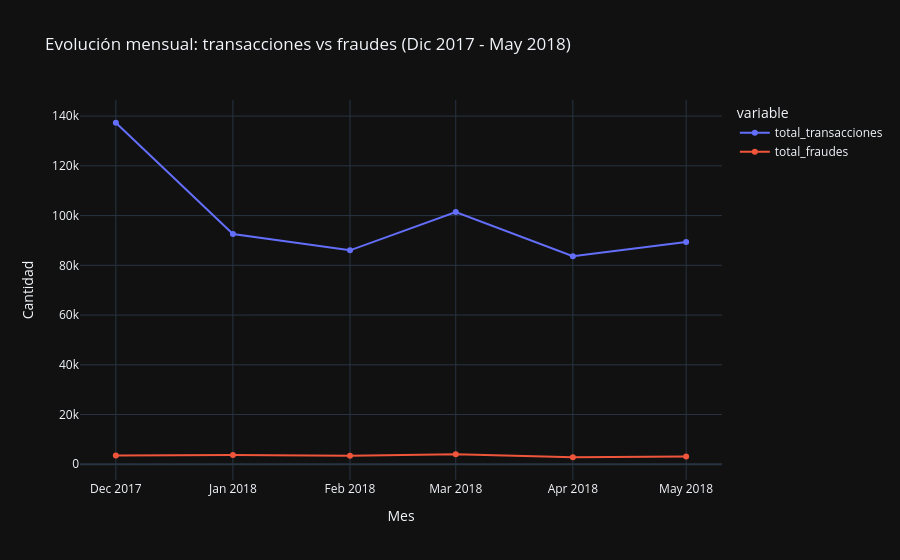

Source (notebook cell):
### Code cell
# Excluir junio (mes truncado con solo 175 transacciones)
df_mensual_filtrado = df_mensual[df_mensual["total_transacciones"] > 1000].copy()



fig_mensual = px.line(
    df_mensual,
    x="periodo",
    y=["total_transacciones", "total_fraudes"],
    title="Evolución mensual: transacciones vs fraudes (Dic 2017 - May 2018)",
    labels={"periodo": "Mes", "value": "Cantidad"},
    markers=True
)
fig_mensual.update_layout(template="plotly_dark")
fig_mensual.show()

### Figure 1 — Plotly figure (JSON) as saved in the notebook; plotly's stock layout.template omitted (floating-point values rounded to 4 significant figures)
{"data": [{"hovertemplate": "variable=total_transacciones<br>Mes=%{x}<br>Cantidad=%{y}<extra></extra>", "legendgroup": "total_transacciones", "line": {"color": "#636efa", "dash": "solid"}, "marker": {"symbol": "circle"}, "mode": "lines+markers", "name": "total_transacciones", "orientation": "v", "showlegend": true, "type": "scatter", "x": ["2017-12", "2018-01", "2018-02", "2018-03", "2018-04", "2018-05"], "xaxis": "x", "y": [137321, 92585, 86021, 101453, 83636, 89349], "yaxis": "y"}, {"hovertemplate": "variable=total_fraudes<br>Mes=%{x}<br>Cantidad=%{y}<extra></extra>", "legendgroup": "total_fraudes", "line": {"color": "#EF553B", "dash": "solid"}, "marker": {"symbol": "circle"}, "mode": "lines+markers", "name": "total_fraudes", "orientation": "v", "showlegend": true, "type": "scatter", "x": ["2017-12", "2018-01", "2018-02", "2018-03", "2018-04", "2018-05"], "xaxis": "x", "y": [3550, 3705, 3447, 4017, 2829, 3112], "yaxis": "y"}], "layout": {"legend": {"title": {"text": "variable"}, "tracegroupgap": 0}, "title": {"text": "Evolución mensual: transacciones vs fraudes (Dic 2017 - May 2018)"}, "xaxis": {"anchor": "y", "domain": [0, 1], "title": {"text": "Mes"}}, "yaxis": {"anchor": "x", "domain": [0, 1], "title": {"text": "Cantidad"}}}}
